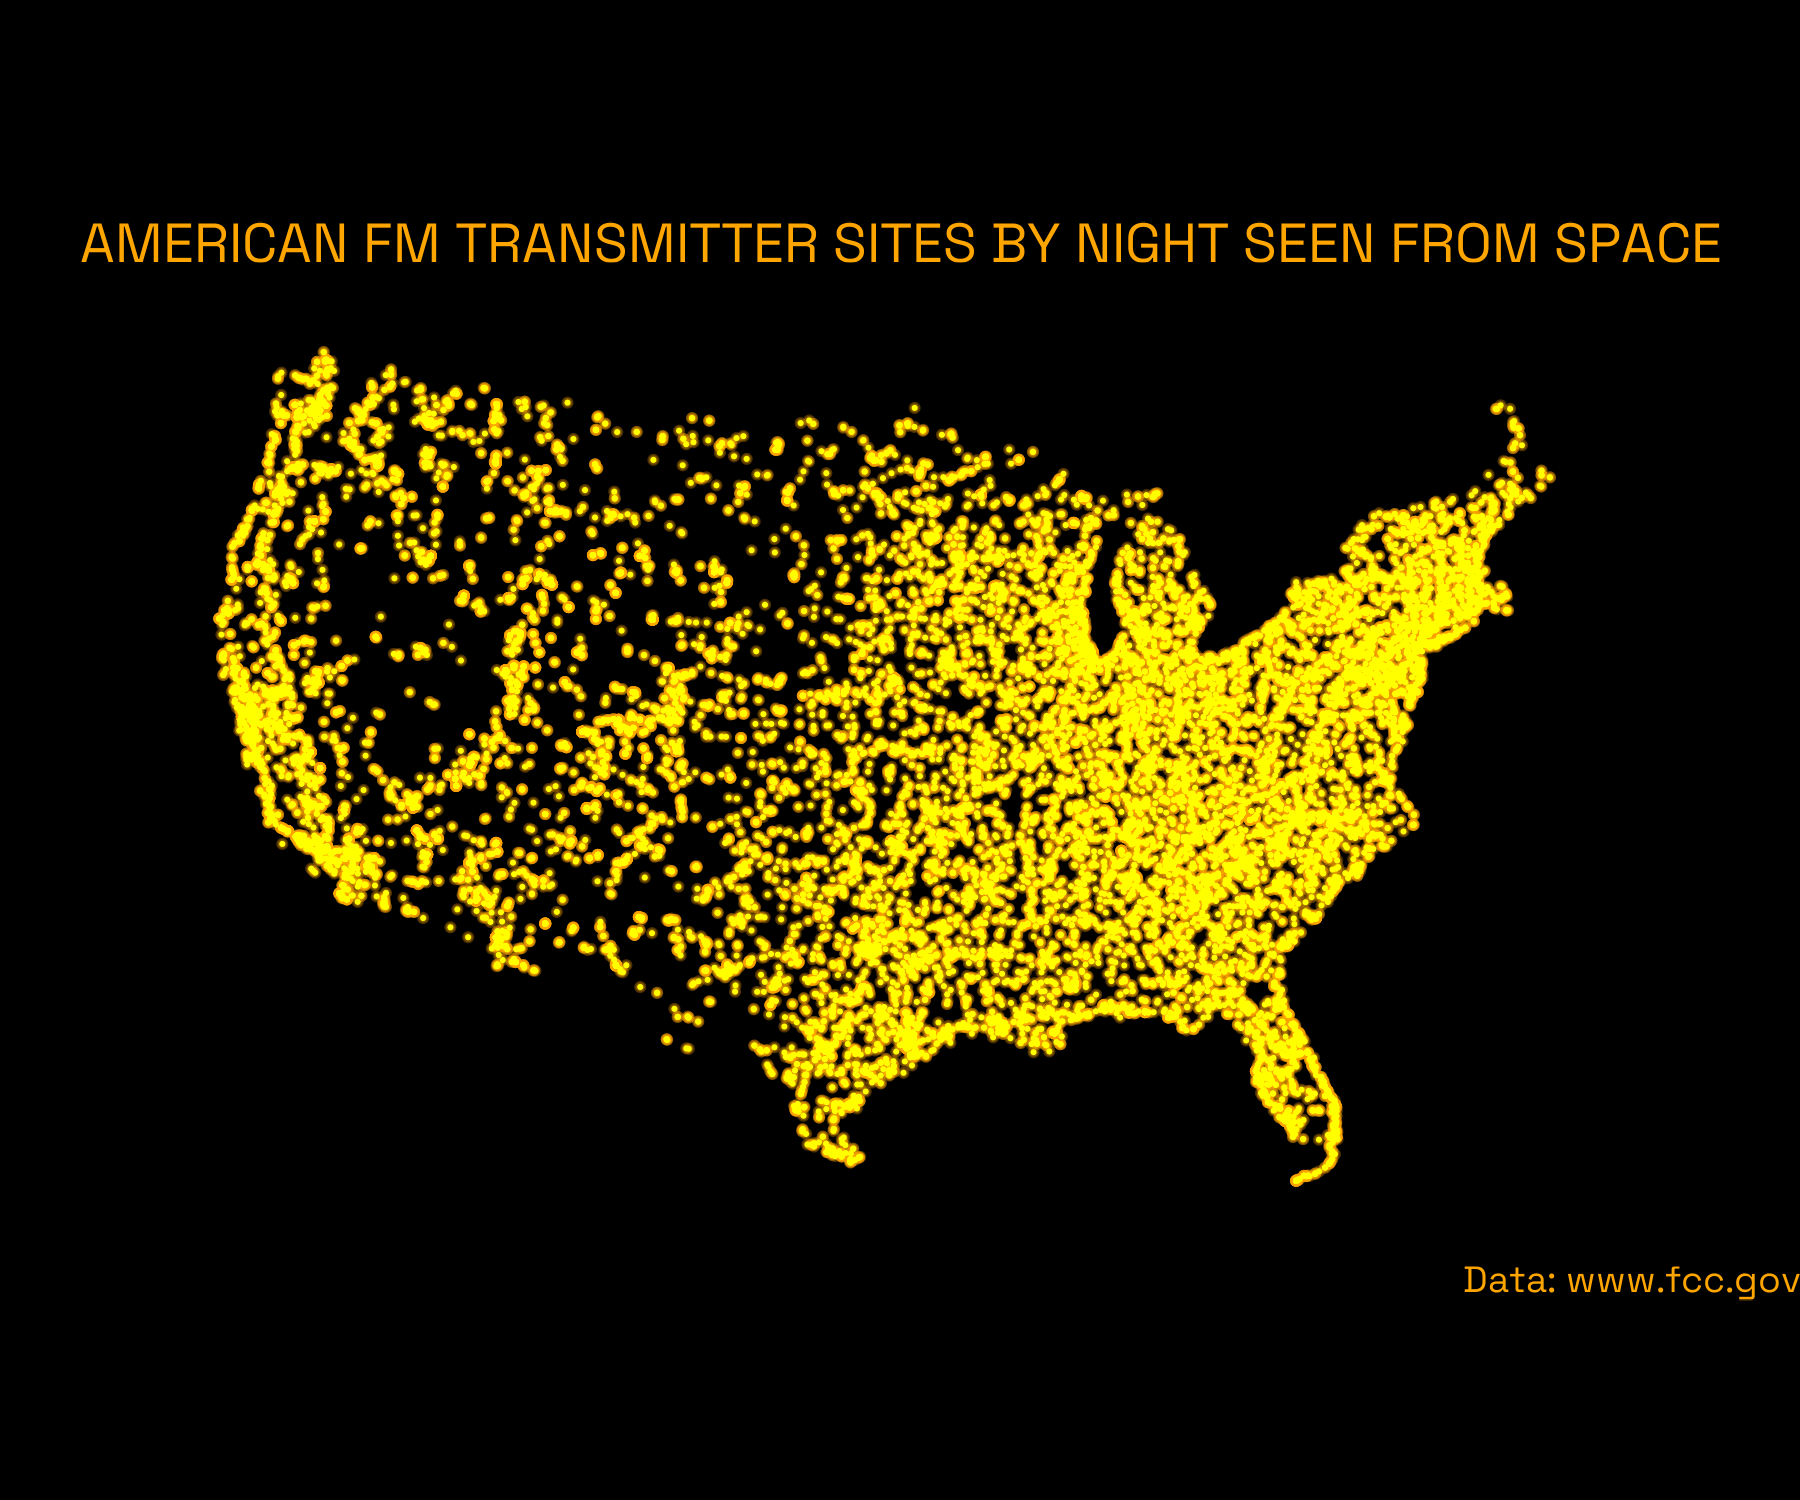

Source code (R):

## Tidytuesday Radio Stations / 30DayMapChallenge Space  

topic <- "Radio-Stations"
year <- 2022
week <- 45
yrwk <- glue::glue("{year}-{week}")
plots_dir <- paste0(year, "-", week)
fs::dir_create(here::here("plots", plots_dir))
png_file <- glue::glue("{yrwk}_{topic}.png")
pdf_file <- glue::glue("{yrwk}_{topic}.pdf")

suppressMessages(library(tidyverse))
library(showtext)
library(sf)

font_add_google(name = "Space Grotesk", family = "font")
showtext_opts(dpi = 300)
showtext_auto(enable = TRUE)



# raw_contour <- read_delim(
#   "./data/FM_service_contour_current.txt",
#   delim = "|"
# )
conv_contour <- raw_contour |>
  select(-last_col()) |>
  set_names(nm = c(
    "application_id", "service", "lms_application_id", "dts_site_number", "transmitter_site",
    glue::glue("deg_{0:360}")
  )) %>% select(-starts_with("deg_")) %>% 
  mutate(application_id = as.numeric(application_id)) %>% 
  separate(
    transmitter_site, 
    into = c("site_lat", "site_long"), 
    sep = " ,") %>% 
  mutate(site_lat = as.numeric(site_lat),
         site_long = as.numeric(site_long))

conv_contour %>%
  filter(site_lat >= 23, site_lat <= 52) %>%
  ggplot() +
  geom_point(
    aes(x = site_long, y = site_lat),
    size = .7,
    colour = "orange",
    alpha = .3
  ) +
  geom_point(aes(x = site_long, y = site_lat),
             size = 0.05,
             colour = "yellow") +
  labs(title = str_to_upper("American FM transmitter sites by night seen from space"),
       caption = "Data: www.fcc.gov") +
  coord_map("conic", lat0 = 30) +
  theme_void() +
  theme(
    text = element_text(family = "font"),
    plot.background = element_rect(fill = "black"),
    plot.title.position = "plot",
    plot.title = element_text(colour = "orange",
                              hjust = 0.5),
    plot.caption = element_text(colour = "orange")
  )

ggsave(here::here("2022", "09_Space.png"),
       width = 6, height = 5, dpi = 300, bg = "black",
       device = "png")
